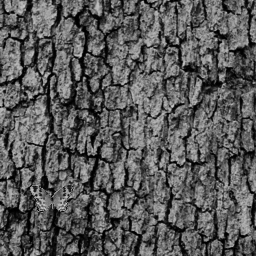
%> input picture actividad-7.1/imagenes/tronco.bmp, 256 x 256 px
$ octave code3.m   (GNU Octave 9; MATLAB toolbox functions it lacks are replaced by stand-ins)
%> lines starting %> are read from the running program, lines starting %| are printed output that depends on the picture
tronco = imread("./imagenes/tronco.bmp");
%> tronco is the input picture: size 256x256 uint8; min 0, max 207, mean 89.8
mariposa = imread("./imagenes/mariposaBlanco.bmp");
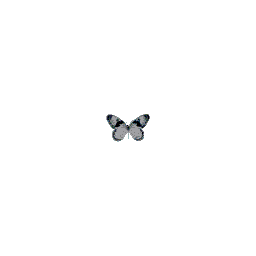
%> input picture actividad-7.1/imagenes/mariposaBlanco.bmp, 256 x 256 px
%> mariposa: size 256x256 uint8; min 0, max 255, mean 254
troncoMariposa = imread("./imagenes/troncoMariposa.bmp");
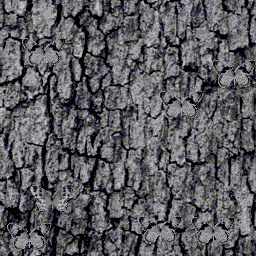
%> input picture actividad-7.1/imagenes/troncoMariposa.bmp, 256 x 256 px
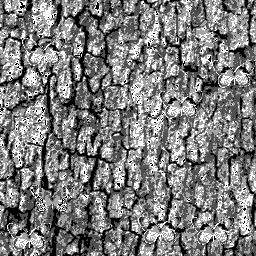
%> troncoMariposa: size 256x256 uint8; min 0, max 247, mean 124.2

mariposaF = fft2(mariposa);
troncoMariposaF = fft2(troncoMariposa);

mConj = conj(mariposaF)./((abs(mariposaF)).^2 + (abs(troncoMariposaF)).^2);

t = mConj .* troncoMariposaF;

it= fftshift(ifft2(t));
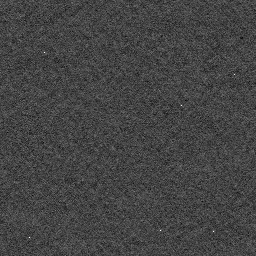
%> it: size 256x256 double; min -0.00331, max 0.00904, mean 6.02e-06; drawn with min black and max white
figure, subplot(1,2,1),
imshow(troncoMariposa);
subplot(1,2,2),
imshow(real(it), []);

mesh(it);
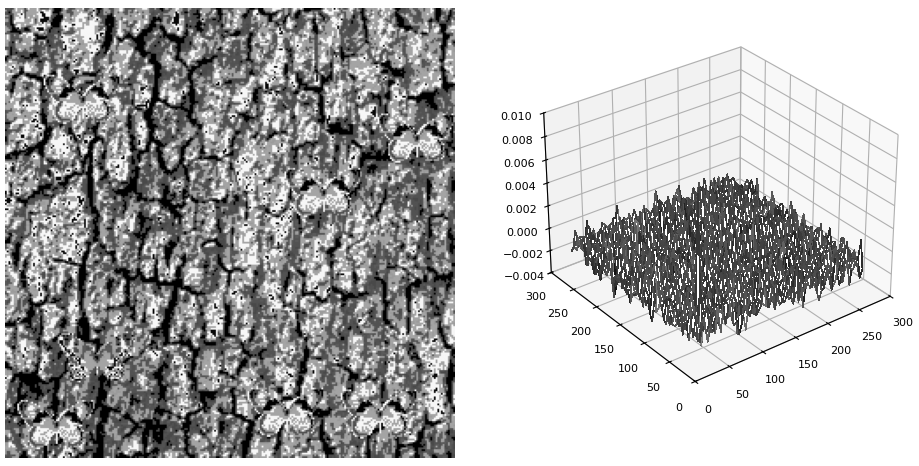
%> figure redrawn from the program's plot data, 2 panels
%Fondo a blanco del objetivo
